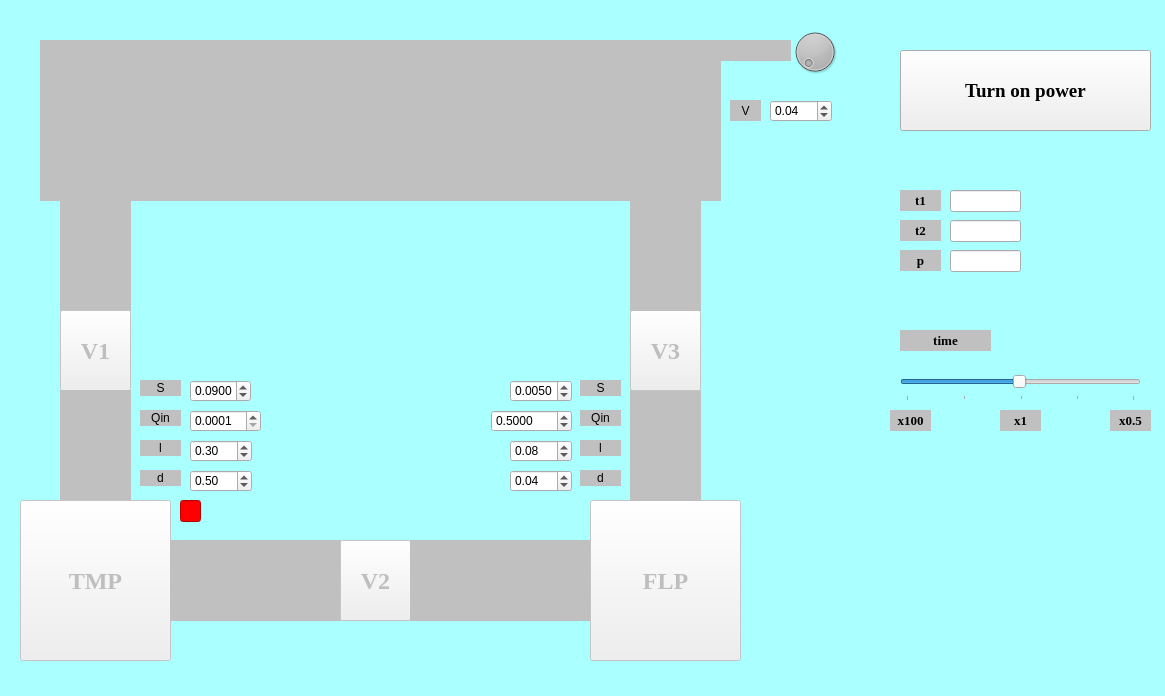
<?xml version="1.0" encoding="UTF-8"?>
<ui version="4.0">
 <class>Form</class>
 <widget class="QWidget" name="Form">
  <property name="geometry">
   <rect>
    <x>0</x>
    <y>0</y>
    <width>1165</width>
    <height>696</height>
   </rect>
  </property>
  <property name="windowTitle">
   <string>Form</string>
  </property>
  <property name="styleSheet">
   <string notr="true">.QWidget {
	background-color: rgb(170, 255, 255);
}

.QLabel, .QDial {
	background-color: silver;
}</string>
  </property>
  <widget class="QLabel" name="vacuum_chamber">
   <property name="geometry">
    <rect>
     <x>40</x>
     <y>40</y>
     <width>681</width>
     <height>161</height>
    </rect>
   </property>
   <property name="styleSheet">
    <string notr="true"/>
   </property>
   <property name="text">
    <string/>
   </property>
  </widget>
  <widget class="QLabel" name="tube_v1_chamber">
   <property name="geometry">
    <rect>
     <x>60</x>
     <y>200</y>
     <width>71</width>
     <height>111</height>
    </rect>
   </property>
   <property name="text">
    <string/>
   </property>
  </widget>
  <widget class="QPushButton" name="valve1">
   <property name="enabled">
    <bool>false</bool>
   </property>
   <property name="geometry">
    <rect>
     <x>60</x>
     <y>310</y>
     <width>71</width>
     <height>81</height>
    </rect>
   </property>
   <property name="font">
    <font>
     <family>Times New Roman</family>
     <pointsize>18</pointsize>
     <weight>75</weight>
     <bold>true</bold>
    </font>
   </property>
   <property name="text">
    <string>V1</string>
   </property>
  </widget>
  <widget class="QLabel" name="tube_tm_v1">
   <property name="geometry">
    <rect>
     <x>60</x>
     <y>390</y>
     <width>71</width>
     <height>111</height>
    </rect>
   </property>
   <property name="text">
    <string/>
   </property>
  </widget>
  <widget class="QPushButton" name="tm_pump">
   <property name="enabled">
    <bool>false</bool>
   </property>
   <property name="geometry">
    <rect>
     <x>20</x>
     <y>500</y>
     <width>151</width>
     <height>161</height>
    </rect>
   </property>
   <property name="font">
    <font>
     <family>Times New Roman</family>
     <pointsize>18</pointsize>
     <weight>75</weight>
     <bold>true</bold>
    </font>
   </property>
   <property name="text">
    <string>TMP</string>
   </property>
  </widget>
  <widget class="QLabel" name="tube_v2_tm">
   <property name="geometry">
    <rect>
     <x>170</x>
     <y>540</y>
     <width>171</width>
     <height>81</height>
    </rect>
   </property>
   <property name="text">
    <string/>
   </property>
  </widget>
  <widget class="QPushButton" name="valve2">
   <property name="enabled">
    <bool>false</bool>
   </property>
   <property name="geometry">
    <rect>
     <x>340</x>
     <y>540</y>
     <width>71</width>
     <height>81</height>
    </rect>
   </property>
   <property name="font">
    <font>
     <family>Times New Roman</family>
     <pointsize>18</pointsize>
     <weight>75</weight>
     <bold>true</bold>
    </font>
   </property>
   <property name="text">
    <string>V2</string>
   </property>
  </widget>
  <widget class="QLabel" name="tube_fl_v2">
   <property name="geometry">
    <rect>
     <x>410</x>
     <y>540</y>
     <width>181</width>
     <height>81</height>
    </rect>
   </property>
   <property name="text">
    <string/>
   </property>
  </widget>
  <widget class="QPushButton" name="fl_pump">
   <property name="enabled">
    <bool>false</bool>
   </property>
   <property name="geometry">
    <rect>
     <x>590</x>
     <y>500</y>
     <width>151</width>
     <height>161</height>
    </rect>
   </property>
   <property name="font">
    <font>
     <family>Times New Roman</family>
     <pointsize>18</pointsize>
     <weight>75</weight>
     <bold>true</bold>
    </font>
   </property>
   <property name="text">
    <string>FLP</string>
   </property>
  </widget>
  <widget class="QLabel" name="tube_fl_v3">
   <property name="geometry">
    <rect>
     <x>630</x>
     <y>390</y>
     <width>71</width>
     <height>111</height>
    </rect>
   </property>
   <property name="text">
    <string/>
   </property>
  </widget>
  <widget class="QPushButton" name="valve3">
   <property name="enabled">
    <bool>false</bool>
   </property>
   <property name="geometry">
    <rect>
     <x>630</x>
     <y>310</y>
     <width>71</width>
     <height>81</height>
    </rect>
   </property>
   <property name="font">
    <font>
     <family>Times New Roman</family>
     <pointsize>18</pointsize>
     <weight>75</weight>
     <bold>true</bold>
    </font>
   </property>
   <property name="text">
    <string>V3</string>
   </property>
  </widget>
  <widget class="QLabel" name="tube_v3_chamber">
   <property name="geometry">
    <rect>
     <x>630</x>
     <y>200</y>
     <width>71</width>
     <height>111</height>
    </rect>
   </property>
   <property name="text">
    <string/>
   </property>
  </widget>
  <widget class="QPushButton" name="Enable">
   <property name="geometry">
    <rect>
     <x>900</x>
     <y>50</y>
     <width>251</width>
     <height>81</height>
    </rect>
   </property>
   <property name="font">
    <font>
     <family>Times New Roman</family>
     <pointsize>14</pointsize>
     <weight>75</weight>
     <bold>true</bold>
    </font>
   </property>
   <property name="text">
    <string>Turn on power</string>
   </property>
  </widget>
  <widget class="QLabel" name="tube_fl_v2_2">
   <property name="geometry">
    <rect>
     <x>720</x>
     <y>40</y>
     <width>71</width>
     <height>21</height>
    </rect>
   </property>
   <property name="text">
    <string/>
   </property>
  </widget>
  <widget class="QDial" name="dial">
   <property name="geometry">
    <rect>
     <x>790</x>
     <y>20</y>
     <width>50</width>
     <height>64</height>
    </rect>
   </property>
  </widget>
  <widget class="QDoubleSpinBox" name="spinbox_l_fl">
   <property name="geometry">
    <rect>
     <x>510</x>
     <y>440</y>
     <width>62</width>
     <height>22</height>
    </rect>
   </property>
   <property name="minimum">
    <double>0.010000000000000</double>
   </property>
   <property name="maximum">
    <double>30.000000000000000</double>
   </property>
   <property name="singleStep">
    <double>0.010000000000000</double>
   </property>
   <property name="value">
    <double>0.080000000000000</double>
   </property>
  </widget>
  <widget class="QDoubleSpinBox" name="spinbox_d_fl">
   <property name="geometry">
    <rect>
     <x>510</x>
     <y>470</y>
     <width>62</width>
     <height>22</height>
    </rect>
   </property>
   <property name="minimum">
    <double>0.010000000000000</double>
   </property>
   <property name="maximum">
    <double>10.000000000000000</double>
   </property>
   <property name="singleStep">
    <double>0.010000000000000</double>
   </property>
   <property name="value">
    <double>0.040000000000000</double>
   </property>
  </widget>
  <widget class="QLineEdit" name="time_label1">
   <property name="geometry">
    <rect>
     <x>950</x>
     <y>190</y>
     <width>71</width>
     <height>22</height>
    </rect>
   </property>
  </widget>
  <widget class="QDoubleSpinBox" name="spinbox_l_tm">
   <property name="geometry">
    <rect>
     <x>190</x>
     <y>440</y>
     <width>62</width>
     <height>22</height>
    </rect>
   </property>
   <property name="minimum">
    <double>0.010000000000000</double>
   </property>
   <property name="maximum">
    <double>30.000000000000000</double>
   </property>
   <property name="singleStep">
    <double>0.010000000000000</double>
   </property>
   <property name="value">
    <double>0.300000000000000</double>
   </property>
  </widget>
  <widget class="QDoubleSpinBox" name="spinbox_d_tm">
   <property name="geometry">
    <rect>
     <x>190</x>
     <y>470</y>
     <width>62</width>
     <height>22</height>
    </rect>
   </property>
   <property name="minimum">
    <double>0.010000000000000</double>
   </property>
   <property name="maximum">
    <double>10.000000000000000</double>
   </property>
   <property name="singleStep">
    <double>0.010000000000000</double>
   </property>
   <property name="value">
    <double>0.500000000000000</double>
   </property>
  </widget>
  <widget class="QLabel" name="l_tm">
   <property name="geometry">
    <rect>
     <x>140</x>
     <y>440</y>
     <width>41</width>
     <height>16</height>
    </rect>
   </property>
   <property name="text">
    <string>l</string>
   </property>
   <property name="alignment">
    <set>Qt::AlignCenter</set>
   </property>
  </widget>
  <widget class="QLabel" name="d_tm">
   <property name="geometry">
    <rect>
     <x>140</x>
     <y>470</y>
     <width>41</width>
     <height>16</height>
    </rect>
   </property>
   <property name="text">
    <string>d</string>
   </property>
   <property name="alignment">
    <set>Qt::AlignCenter</set>
   </property>
  </widget>
  <widget class="QLabel" name="d_fl">
   <property name="geometry">
    <rect>
     <x>580</x>
     <y>470</y>
     <width>41</width>
     <height>16</height>
    </rect>
   </property>
   <property name="text">
    <string>d</string>
   </property>
   <property name="alignment">
    <set>Qt::AlignCenter</set>
   </property>
  </widget>
  <widget class="QLabel" name="l_fl">
   <property name="geometry">
    <rect>
     <x>580</x>
     <y>440</y>
     <width>41</width>
     <height>16</height>
    </rect>
   </property>
   <property name="text">
    <string>l</string>
   </property>
   <property name="alignment">
    <set>Qt::AlignCenter</set>
   </property>
  </widget>
  <widget class="QLabel" name="t1">
   <property name="geometry">
    <rect>
     <x>900</x>
     <y>190</y>
     <width>41</width>
     <height>21</height>
    </rect>
   </property>
   <property name="font">
    <font>
     <family>Times New Roman</family>
     <pointsize>10</pointsize>
     <weight>75</weight>
     <bold>true</bold>
    </font>
   </property>
   <property name="text">
    <string>t1</string>
   </property>
   <property name="alignment">
    <set>Qt::AlignCenter</set>
   </property>
  </widget>
  <widget class="QLabel" name="t2">
   <property name="geometry">
    <rect>
     <x>900</x>
     <y>220</y>
     <width>41</width>
     <height>21</height>
    </rect>
   </property>
   <property name="font">
    <font>
     <family>Times New Roman</family>
     <pointsize>10</pointsize>
     <weight>75</weight>
     <bold>true</bold>
    </font>
   </property>
   <property name="text">
    <string>t2</string>
   </property>
   <property name="alignment">
    <set>Qt::AlignCenter</set>
   </property>
  </widget>
  <widget class="QLineEdit" name="time_label2">
   <property name="geometry">
    <rect>
     <x>950</x>
     <y>220</y>
     <width>71</width>
     <height>22</height>
    </rect>
   </property>
  </widget>
  <widget class="QLabel" name="time_rewind">
   <property name="geometry">
    <rect>
     <x>900</x>
     <y>330</y>
     <width>91</width>
     <height>21</height>
    </rect>
   </property>
   <property name="font">
    <font>
     <family>Times New Roman</family>
     <pointsize>10</pointsize>
     <weight>75</weight>
     <bold>true</bold>
    </font>
   </property>
   <property name="text">
    <string>time</string>
   </property>
   <property name="alignment">
    <set>Qt::AlignCenter</set>
   </property>
  </widget>
  <widget class="QLabel" name="p">
   <property name="geometry">
    <rect>
     <x>900</x>
     <y>250</y>
     <width>41</width>
     <height>21</height>
    </rect>
   </property>
   <property name="font">
    <font>
     <family>Times New Roman</family>
     <pointsize>10</pointsize>
     <weight>75</weight>
     <bold>true</bold>
    </font>
   </property>
   <property name="text">
    <string>p</string>
   </property>
   <property name="alignment">
    <set>Qt::AlignCenter</set>
   </property>
  </widget>
  <widget class="QLineEdit" name="pressure_value">
   <property name="geometry">
    <rect>
     <x>950</x>
     <y>250</y>
     <width>71</width>
     <height>22</height>
    </rect>
   </property>
  </widget>
  <widget class="QSlider" name="timeSlider">
   <property name="geometry">
    <rect>
     <x>900</x>
     <y>370</y>
     <width>241</width>
     <height>31</height>
    </rect>
   </property>
   <property name="cursor">
    <cursorShape>OpenHandCursor</cursorShape>
   </property>
   <property name="mouseTracking">
    <bool>false</bool>
   </property>
   <property name="locale">
    <locale language="English" country="UnitedStates"/>
   </property>
   <property name="minimum">
    <number>1</number>
   </property>
   <property name="maximum">
    <number>200</number>
   </property>
   <property name="singleStep">
    <number>1</number>
   </property>
   <property name="value">
    <number>100</number>
   </property>
   <property name="sliderPosition">
    <number>100</number>
   </property>
   <property name="tracking">
    <bool>true</bool>
   </property>
   <property name="orientation">
    <enum>Qt::Horizontal</enum>
   </property>
   <property name="invertedAppearance">
    <bool>false</bool>
   </property>
   <property name="invertedControls">
    <bool>false</bool>
   </property>
   <property name="tickPosition">
    <enum>QSlider::TicksBelow</enum>
   </property>
   <property name="tickInterval">
    <number>50</number>
   </property>
  </widget>
  <widget class="QLineEdit" name="readiness">
   <property name="geometry">
    <rect>
     <x>180</x>
     <y>500</y>
     <width>21</width>
     <height>22</height>
    </rect>
   </property>
   <property name="styleSheet">
    <string notr="true">background-color: red;</string>
   </property>
   <property name="text">
    <string/>
   </property>
   <property name="frame">
    <bool>true</bool>
   </property>
  </widget>
  <widget class="QDoubleSpinBox" name="spinbox_Qin2">
   <property name="geometry">
    <rect>
     <x>190</x>
     <y>410</y>
     <width>71</width>
     <height>22</height>
    </rect>
   </property>
   <property name="decimals">
    <number>4</number>
   </property>
   <property name="minimum">
    <double>0.000100000000000</double>
   </property>
   <property name="maximum">
    <double>10.000000000000000</double>
   </property>
   <property name="singleStep">
    <double>0.000100000000000</double>
   </property>
   <property name="value">
    <double>0.000100000000000</double>
   </property>
  </widget>
  <widget class="QDoubleSpinBox" name="spinbox_Qin1">
   <property name="geometry">
    <rect>
     <x>491</x>
     <y>410</y>
     <width>81</width>
     <height>22</height>
    </rect>
   </property>
   <property name="decimals">
    <number>4</number>
   </property>
   <property name="minimum">
    <double>0.000100000000000</double>
   </property>
   <property name="maximum">
    <double>2000.000000000000000</double>
   </property>
   <property name="singleStep">
    <double>0.000100000000000</double>
   </property>
   <property name="value">
    <double>0.500000000000000</double>
   </property>
  </widget>
  <widget class="QDoubleSpinBox" name="spinbox_V">
   <property name="geometry">
    <rect>
     <x>770</x>
     <y>100</y>
     <width>62</width>
     <height>22</height>
    </rect>
   </property>
   <property name="minimum">
    <double>0.010000000000000</double>
   </property>
   <property name="maximum">
    <double>100.000000000000000</double>
   </property>
   <property name="singleStep">
    <double>0.010000000000000</double>
   </property>
   <property name="value">
    <double>0.040000000000000</double>
   </property>
  </widget>
  <widget class="QLabel" name="Q_tm">
   <property name="geometry">
    <rect>
     <x>140</x>
     <y>410</y>
     <width>41</width>
     <height>16</height>
    </rect>
   </property>
   <property name="text">
    <string>Qin</string>
   </property>
   <property name="alignment">
    <set>Qt::AlignCenter</set>
   </property>
  </widget>
  <widget class="QLabel" name="Q_fl">
   <property name="geometry">
    <rect>
     <x>580</x>
     <y>410</y>
     <width>41</width>
     <height>16</height>
    </rect>
   </property>
   <property name="text">
    <string>Qin</string>
   </property>
   <property name="alignment">
    <set>Qt::AlignCenter</set>
   </property>
  </widget>
  <widget class="QLabel" name="V_chamber">
   <property name="geometry">
    <rect>
     <x>730</x>
     <y>100</y>
     <width>31</width>
     <height>21</height>
    </rect>
   </property>
   <property name="text">
    <string>V</string>
   </property>
   <property name="alignment">
    <set>Qt::AlignCenter</set>
   </property>
  </widget>
  <widget class="QDoubleSpinBox" name="spinbox_S1">
   <property name="geometry">
    <rect>
     <x>510</x>
     <y>380</y>
     <width>62</width>
     <height>22</height>
    </rect>
   </property>
   <property name="decimals">
    <number>4</number>
   </property>
   <property name="minimum">
    <double>0.000100000000000</double>
   </property>
   <property name="maximum">
    <double>10.000000000000000</double>
   </property>
   <property name="singleStep">
    <double>0.000100000000000</double>
   </property>
   <property name="value">
    <double>0.005000000000000</double>
   </property>
  </widget>
  <widget class="QLabel" name="S_tm">
   <property name="geometry">
    <rect>
     <x>140</x>
     <y>380</y>
     <width>41</width>
     <height>16</height>
    </rect>
   </property>
   <property name="text">
    <string>S</string>
   </property>
   <property name="alignment">
    <set>Qt::AlignCenter</set>
   </property>
  </widget>
  <widget class="QDoubleSpinBox" name="spinbox_S2">
   <property name="geometry">
    <rect>
     <x>190</x>
     <y>380</y>
     <width>61</width>
     <height>22</height>
    </rect>
   </property>
   <property name="decimals">
    <number>4</number>
   </property>
   <property name="minimum">
    <double>0.000100000000000</double>
   </property>
   <property name="maximum">
    <double>10.000000000000000</double>
   </property>
   <property name="singleStep">
    <double>0.000100000000000</double>
   </property>
   <property name="value">
    <double>0.090000000000000</double>
   </property>
  </widget>
  <widget class="QLabel" name="S_fl">
   <property name="geometry">
    <rect>
     <x>580</x>
     <y>380</y>
     <width>41</width>
     <height>16</height>
    </rect>
   </property>
   <property name="text">
    <string>S</string>
   </property>
   <property name="alignment">
    <set>Qt::AlignCenter</set>
   </property>
  </widget>
  <widget class="QLabel" name="x1">
   <property name="geometry">
    <rect>
     <x>1000</x>
     <y>410</y>
     <width>41</width>
     <height>21</height>
    </rect>
   </property>
   <property name="font">
    <font>
     <family>Times New Roman</family>
     <pointsize>10</pointsize>
     <weight>75</weight>
     <bold>true</bold>
    </font>
   </property>
   <property name="text">
    <string>x1</string>
   </property>
   <property name="alignment">
    <set>Qt::AlignCenter</set>
   </property>
  </widget>
  <widget class="QLabel" name="x100">
   <property name="geometry">
    <rect>
     <x>890</x>
     <y>410</y>
     <width>41</width>
     <height>21</height>
    </rect>
   </property>
   <property name="font">
    <font>
     <family>Times New Roman</family>
     <pointsize>10</pointsize>
     <weight>75</weight>
     <bold>true</bold>
    </font>
   </property>
   <property name="text">
    <string>x100</string>
   </property>
   <property name="alignment">
    <set>Qt::AlignCenter</set>
   </property>
  </widget>
  <widget class="QLabel" name="x0_5">
   <property name="geometry">
    <rect>
     <x>1110</x>
     <y>410</y>
     <width>41</width>
     <height>21</height>
    </rect>
   </property>
   <property name="font">
    <font>
     <family>Times New Roman</family>
     <pointsize>10</pointsize>
     <weight>75</weight>
     <bold>true</bold>
    </font>
   </property>
   <property name="text">
    <string>x0.5</string>
   </property>
   <property name="alignment">
    <set>Qt::AlignCenter</set>
   </property>
  </widget>
 </widget>
 <resources/>
 <connections/>
</ui>
